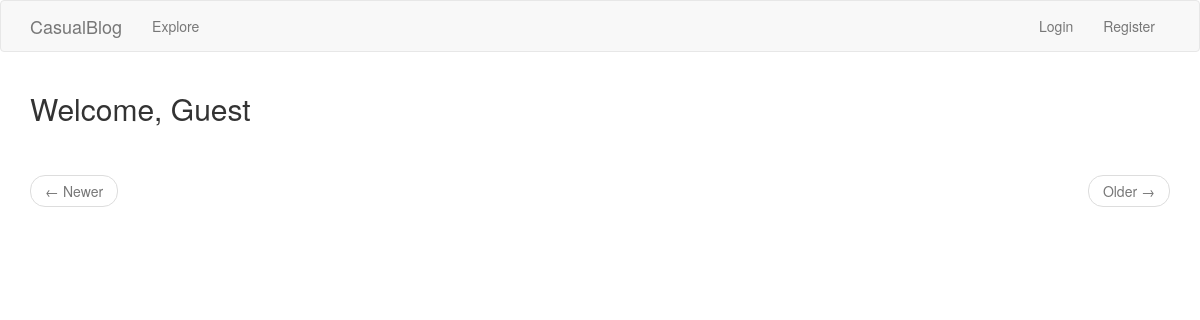
The app's page /index, older data.
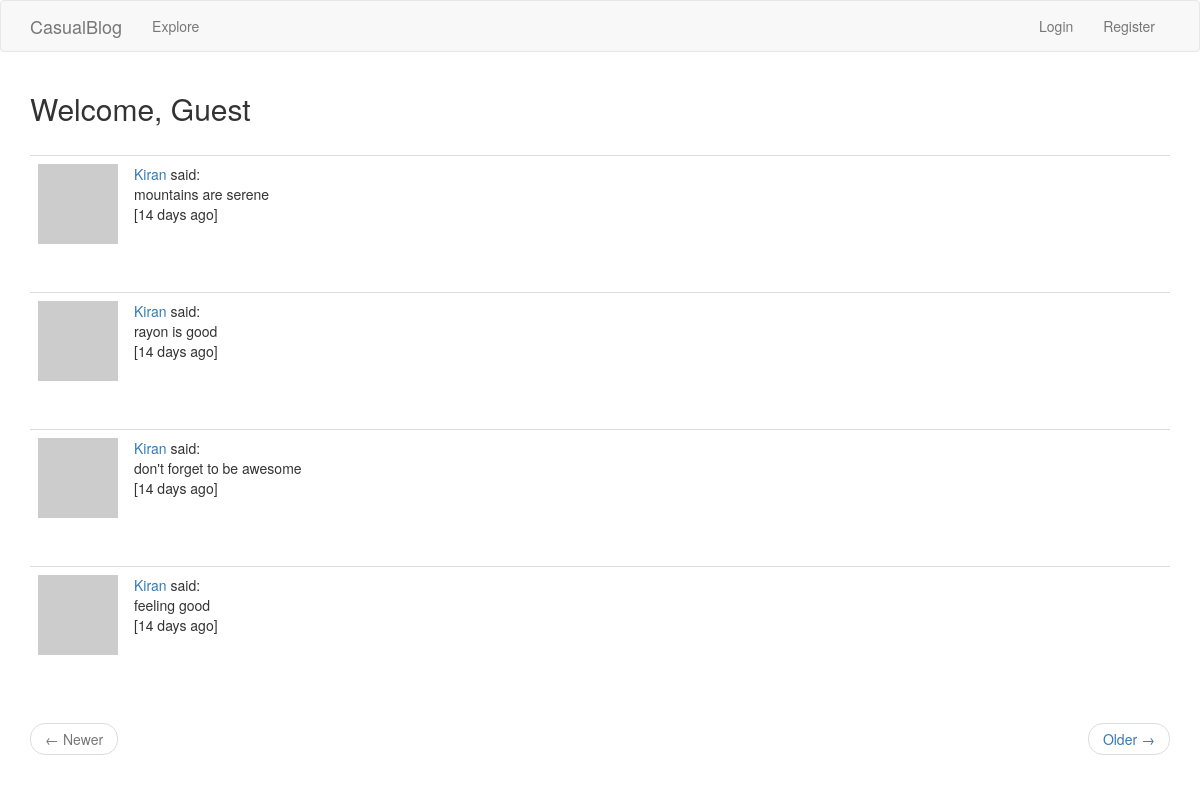
The same page, newer data.
### app/models.py (models this page shows, shortened)
class PaginatedAPIMixin(object):
	@staticmethod
	def to_collection_dict(query, page, per_page, endpoint, **kwargs):
		resources = query.paginate(page, per_page, False)
		data = {
			'items': [item.to_dict() for item in resources.items],
			'_meta': {
				'page': page,
				'per_page': per_page,
				'total_pages': resources.pages,
				'total_items': resources.total
				},
			'_links': {
				'self':url_for(endpoint, page=page, per_page=per_page, **kwargs),
				'next':url_for(endpoint, page=page+1, per_page=per_page,\
						**kwargs) if resources.has_next else None,
				'prev':url_for(endpoint, page=page-1, per_page=per_page,\
						**kwargs) if resources.has_next else None
				}
		}
		return data

class Blog(db.Model, PaginatedAPIMixin):
	id = db.Column(db.Integer, primary_key = True)
	title = db.Column(db.String(128), unique=True)
	time_stamp = db.Column(db.DateTime, index=True, default=datetime.utcnow)
	body = db.Column(db.String(512))
	user_id = db.Column(db.Integer, db.ForeignKey('user.id'))
	language = db.Column(db.String(5))
	tag = db.Column(db.String(16))

### app/main/routes.py (the view, shortened to what this page needs)
@bp.route('/', methods=['GET','POST'])
@bp.route('/index', methods=['GET','POST'])
def index():
	form = BlogForm()
	page  = request.args.get('page', 1, type=int)
	posts = Blog.query.order_by(Blog.time_stamp.desc()).\
			paginate(page, current_app.config['POST_PER_PAGE'], False)
	next_url = url_for('main.index', page=posts.next_num) if posts.has_next else None
	prev_url = url_for('main.index', page=posts.prev_num) if posts.has_prev else None
	return render_template('index.html', title='Home', posts=posts.items,\
							next_url=next_url, prev_url=prev_url, form=form)

### app/main/routes.py (called while the page is built)
@bp.before_app_request
def before_request():
	if current_user.is_authenticated:
		current_user.last_seen = datetime.utcnow()
		db.session.commit()

### app/models.py (called while the page is built)
	def avatar(self, size):
		digest = md5(self.email.lower().encode('utf-8')).hexdigest()
		return 'https://www.gravatar.com/avatar/{}?d=identicon&s={}'.format(digest, size)

### app/templates/index.html
{% extends "base.html" %}
{% import 'bootstrap/wtf.html' as wtf%}
{% block app_content %}
	{%if current_user.is_anonymous:%}
    <h2>Welcome, Guest</h2>
	{%else%}
	<h3>Spread your thought, {{current_user.username.title()}}!</h3>
	<div classs='row'>
		<div class='col-md-4'>
			{{wtf.quick_form(form)}}
		</div>
	{%endif%}
	<br>
	{% for post in posts %}
		{% include 'user_blog.html' %}
	{% endfor %}
	<nav aria-label='...'>
		<ul class='pager'>
			<li class='previous{% if not prev_url %} disabled {% endif %}'>
			<a href="{{prev_url or '#'}}">
			<span aria-hidden="true">&larr;</span> Newer
			</a>
			</li>
			<li class='next{% if not next_url %} disabled {% endif %}'>
			<a href="{{next_url or '#'}}">
			Older <span aria-hidden='true'>&rarr;</span>
			</a>
			</li>
		</ul>
	</nav>
{% endblock %}

### app/templates/base.html (shortened to what this page needs)
{% extends 'bootstrap/base.html' %}
{% block navbar %}
    <nav class="navbar navbar-default">
        <div class="container">
            <div class="navbar-header">
                <a class="navbar-brand" href="{{ url_for('main.index') }}">CasualBlog</a>
            </div>
            <div class="collapse navbar-collapse" id="bs-example-navbar-collapse-1">
                <ul class="nav navbar-nav">
                    <li><a href="{{ url_for('main.explore') }}">Explore</a></li>
                </ul>
                <ul class="nav navbar-nav navbar-right">
                    {% if current_user.is_anonymous %}
                    <li><a href="{{ url_for('auth.login') }}">Login</a></li>
					<li><a href="{{ url_for('auth.register')}}">Register</a></li>
                    {% else %}
                    <li><a href="{{ url_for('main.user', username=current_user.username) }}">Profile</a></li>
                    <li><a href="{{ url_for('auth.logout') }}">Logout</a></li>
                    {% endif %}
                </ul>
            </div>
        </div>
    </nav>
{% endblock %}
{% block content %}
    <div class="container">
        {% block app_content %}{% endblock %}
    </div>
{% endblock %}

### app/templates/user_blog.html (shortened to what this page needs)
<table class='table table-hover'>
	<tr valign='top'>
		<td width='50px'>
		<a href="{{url_for('main.user', username=post.author.username)}}">
			<img src='{{post.author.avatar(50)}}'/>
		</a>
		</td>
		<td>
			{{ user_link }} said:<br>
			<span>{{post.body}}</span><br>
			[{{moment(post.time_stamp).fromNow()}}]
		</td>
	</tr>
</table>
<br>

Row changes from the older to the newer data that the page shows:
added Blog: user_link "Kiran", body "mountains are serene", time_stamp "14 days ago"
added Blog: user_link "Kiran", body "rayon is good", time_stamp "14 days ago"
added Blog: user_link "Kiran", body "don't forget to be awesome", time_stamp "14 days ago"
added Blog: user_link "Kiran", body "feeling good", time_stamp "14 days ago"
